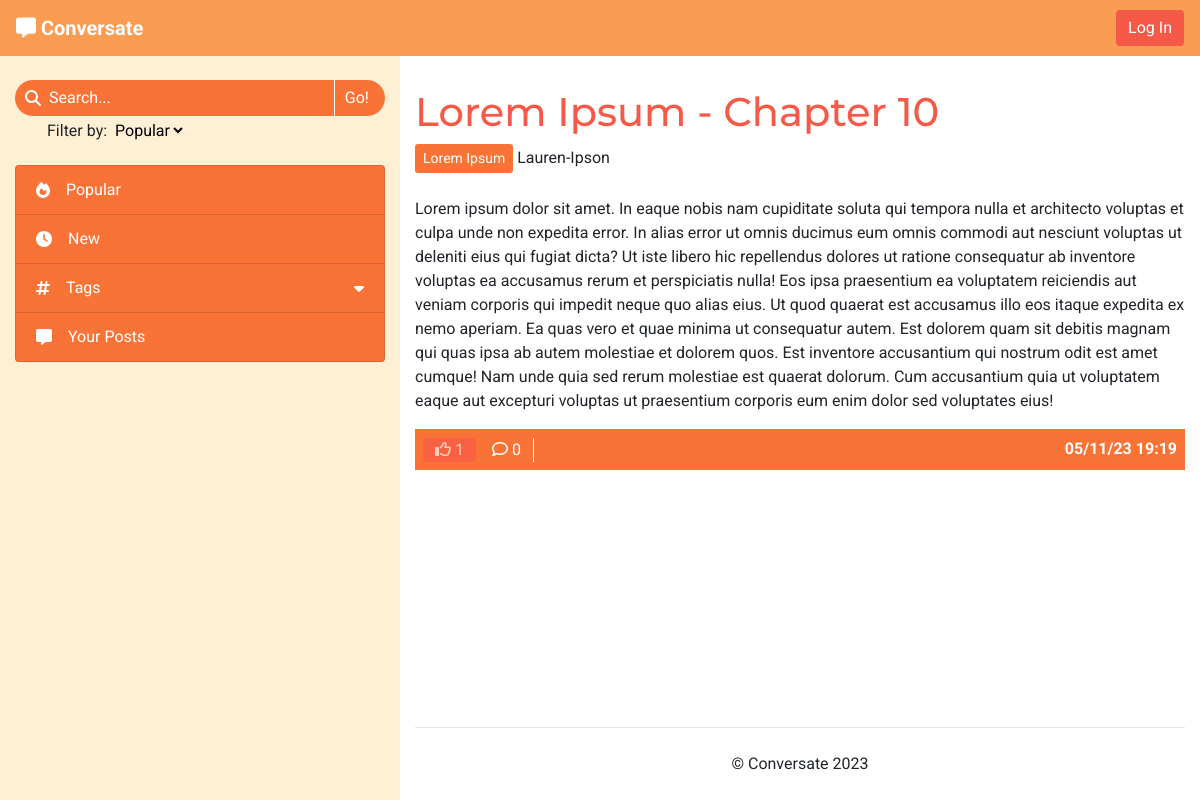
The app's page /lorem-ipsum-A2ruA0dt-lorem-ipsum-chapter-10/, older data.
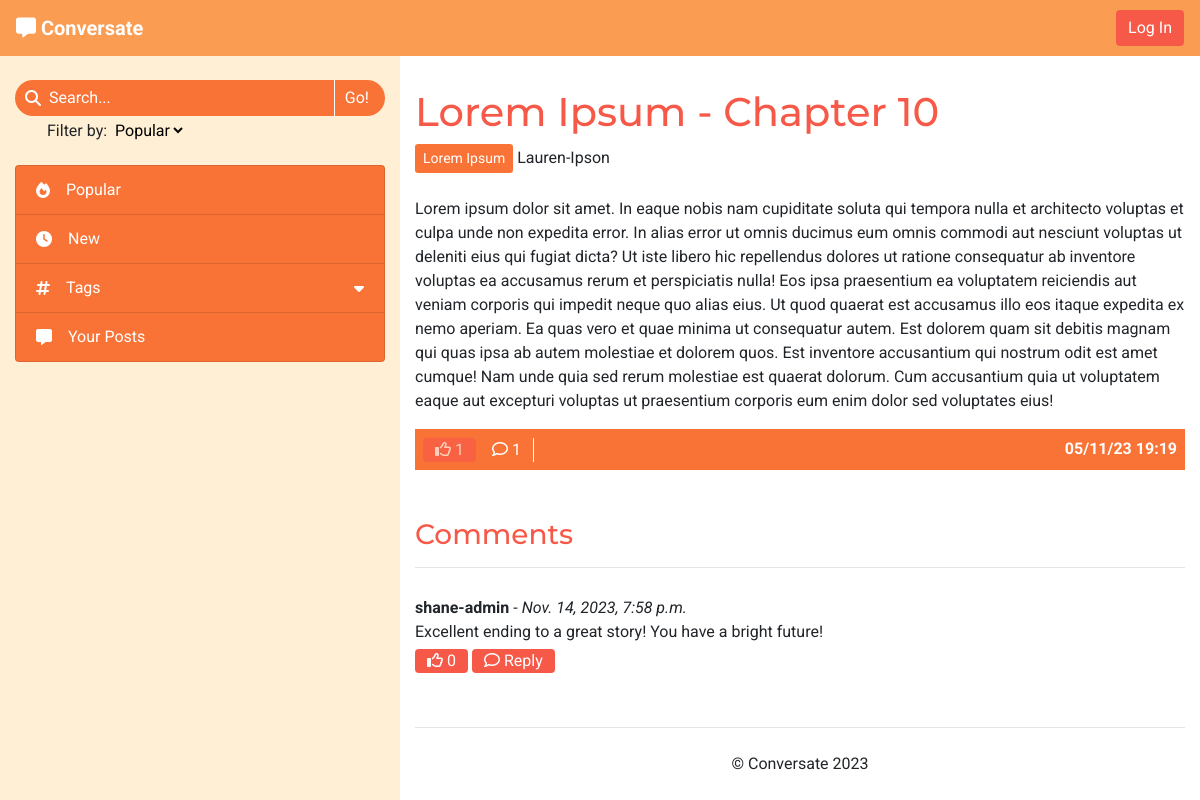
The same page, newer data.
### forum/models.py (models this page shows, shortened)
class Post(models.Model):
    title = models.CharField(max_length=200)
    slug = models.SlugField(max_length=200, unique=True)
    tag = models.ForeignKey(Tag, on_delete=models.CASCADE,
                            related_name='tagged_posts')
    posted_by = models.ForeignKey(User, on_delete=models.CASCADE,
                                  related_name='added_posts')
    posted_on = models.DateTimeField(auto_now_add=True)
    content = models.TextField()
    edited = models.BooleanField(default=False)
    likes = models.ManyToManyField(User, related_name='post_likes', blank=True)
    approved = models.BooleanField(default=False)
    class Meta:
        ordering = ['-posted_on']
    def number_of_likes(self):
        return self.likes.count()
    def number_of_comments(self):
        return self.comments.count()

class Tag(models.Model):
    name = models.CharField(max_length=30, unique=True)
    def __str__(self):
        return self.name

class Comment(models.Model):
    post = models.ForeignKey(Post, on_delete=models.CASCADE,
                             related_name='comments')
    content = models.TextField()
    posted_by = models.ForeignKey(User, on_delete=models.CASCADE,
                                  related_name='added_comments')
    posted_on = models.DateTimeField(auto_now_add=True)
    reply_to = models.ForeignKey('self', on_delete=models.CASCADE,
                                 related_name='replies', blank=True, null=True)
    edited = models.BooleanField(default=False)
    likes = models.ManyToManyField(User, related_name="comment_likes",
                                   blank=True)
    approved = models.BooleanField(default=False)
    class Meta:
        ordering = ['-posted_on']
    def number_of_likes(self):
        return self.likes.count()
    def number_of_replies(self):
        return self.replies.count()

### forum/views.py (the view)
# urls.py: path('<slug:slug>/', views.ViewPost.as_view(), name='view_post'),
class ViewPost(View):
    def get(self, request, slug, *args, **kwargs):
        post = get_object_or_404(Post, slug=slug)
        comments = post.comments.order_by('-posted_on')
        liked = post.likes.filter(id=request.user.id).exists()
        context = {
            'post': post,
            'comments': comments,
            'liked': liked
        }
        return render(
            request,
            'post_details.html',
            context
        )

### templates/post_details.html (shortened to what this page needs)
{% extends "base.html" %}
{% load static %}
{% block content %}
    <h1>{{ post.title }}</h1>
    <a class="btn btn-sm tag" href="#">{{ post.tag }}</a>
    <span>{{ post.posted_by }}
    </span>
    <br><br>
    <p id="post-content">{{ post.content }}</p>
    <div id="post-footer" class="d-flex justify-content-between">
        <div class="post-footer-buttons">
            {% if user.is_authenticated %}
            <form class="d-inline" method="POST" action="{% url 'like_post' post.slug %}">
                {% csrf_token %}
                {% if liked %}
                    <button type="submit" class="btn py-0 line-separate" aria-label="Unlike this post">
                        <i class="fa-solid fa-thumbs-up"></i>
                {% else %}
                    <button type="submit" class="btn py-0 line-separate" aria-label="Like this post">
                        <i class="fa-regular fa-thumbs-up"></i>
                {% endif %}
                    {{ post.number_of_likes }}
                </button>
            </form>
            {% else %}
                <span class="btn disabled py-0" aria-disabled="true">
                    <i class="fa-regular fa-thumbs-up"></i>
                    {{ post.number_of_likes }}
                </span>
            {% endif %}
            {% if user.is_authenticated %}
                <a class="btn py-0 line-separate" href="#post-comment" aria-label="Post a comment">
            {% else %}
                <a class="btn py-0 line-separate" href="#comments" aria-label="View the post's comments">
            {% endif %}
                <i class="fa-regular fa-comment"></i>
                {{ post.number_of_comments }}
            </a>
        </div>
        <div class="center-to-container">
            <strong>{{ post.posted_on|date:"d/m/y G:i" }}</strong>
        </div>
    </div>
    <br>
    <br>
    <div id="comments" class="accordion">
        {% if comments %}
            <h3>Comments</h3>
            <hr>
            {% for comment in comments %}
                {% if comment.reply_to %}
                <div id="comment-{{ comment.id }}" data-timestamp="{{ comment.posted_on.timestamp }}"
                    data-reply-to="{{ comment.reply_to.id }}" class="comment reply ml-3 ml-sm-4 ml-lg-5 py-3 d-none">
                {% else %}
                <div id="comment-{{ comment.id }}" class="comment my-4 py-1">
                {% endif %}
                    <div class="comment-header">
                        <strong>{{ comment.posted_by }}</strong> -
                        <em>{{ comment.posted_on }}
                        </em>
                    </div>
                    <div class="comment-body">
                        <p class="mb-1 comment-text">{{ comment.content }}</p>
                        <form method="POST" class="d-inline" action="{% url 'like_comment' comment.id %}">
                            {% if user in comment.likes.all %}
                            <button type="submit" class="btn btn-small py-0">
                                <i class="fa-solid fa-thumbs-up"></i>
                            {% else %}
                            <button type="submit" class="btn btn-small py-0">
                                <i class="fa-regular fa-thumbs-up"></i>
                            {% endif %}
                                {{ comment.number_of_likes }}
                            </button>
                        </form>
                        <button class="btn btn-small py-0" type="button" data-toggle="collapse"
                            data-target="#reply-toggle-{{ comment.id }}" aria-expanded="false" aria-controls="reply-toggle-{{ comment.id }}">
                            <i class="fa-regular fa-comment"></i>
                            Reply
                        </button>
                    </div>
                </div>
            {% endfor %}
        {% endif %}
    </div>
{% endblock %}

Row changes from the older to the newer data that the page shows:
computed for Post "Lorem Ipsum - Chapter 10": number_of_comments "0" → "1"
added Comment: posted_by "shane-admin", posted_on "Nov. 14, 2023, 7:58 p.m.", content "Excellent ending to a great story! You have a bright future!", number_of_likes "0"
Text that changed along with them:
text now shown: "Comments"
